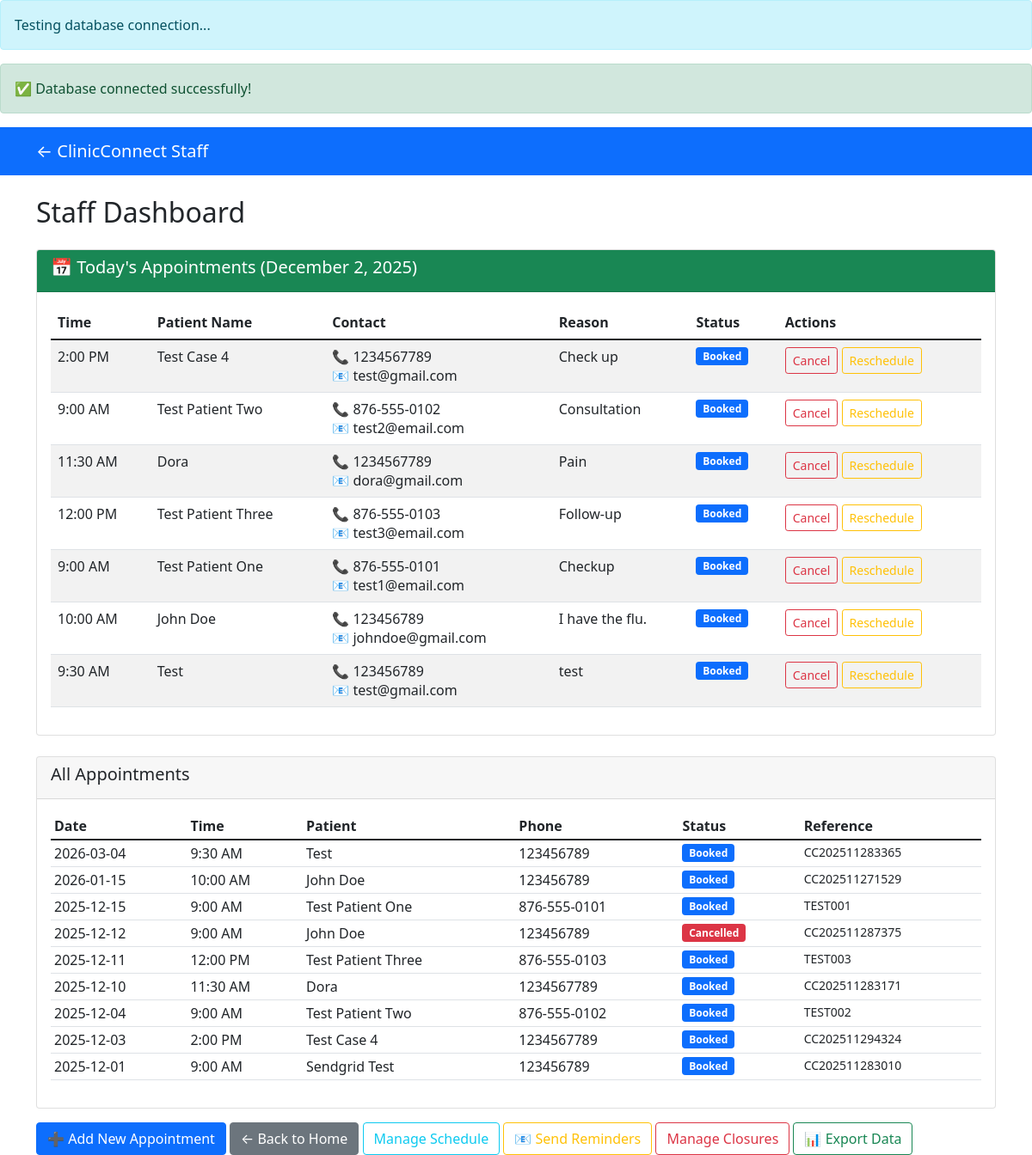
/admindashboard/index.php, run on an earlier commit of the app's database.
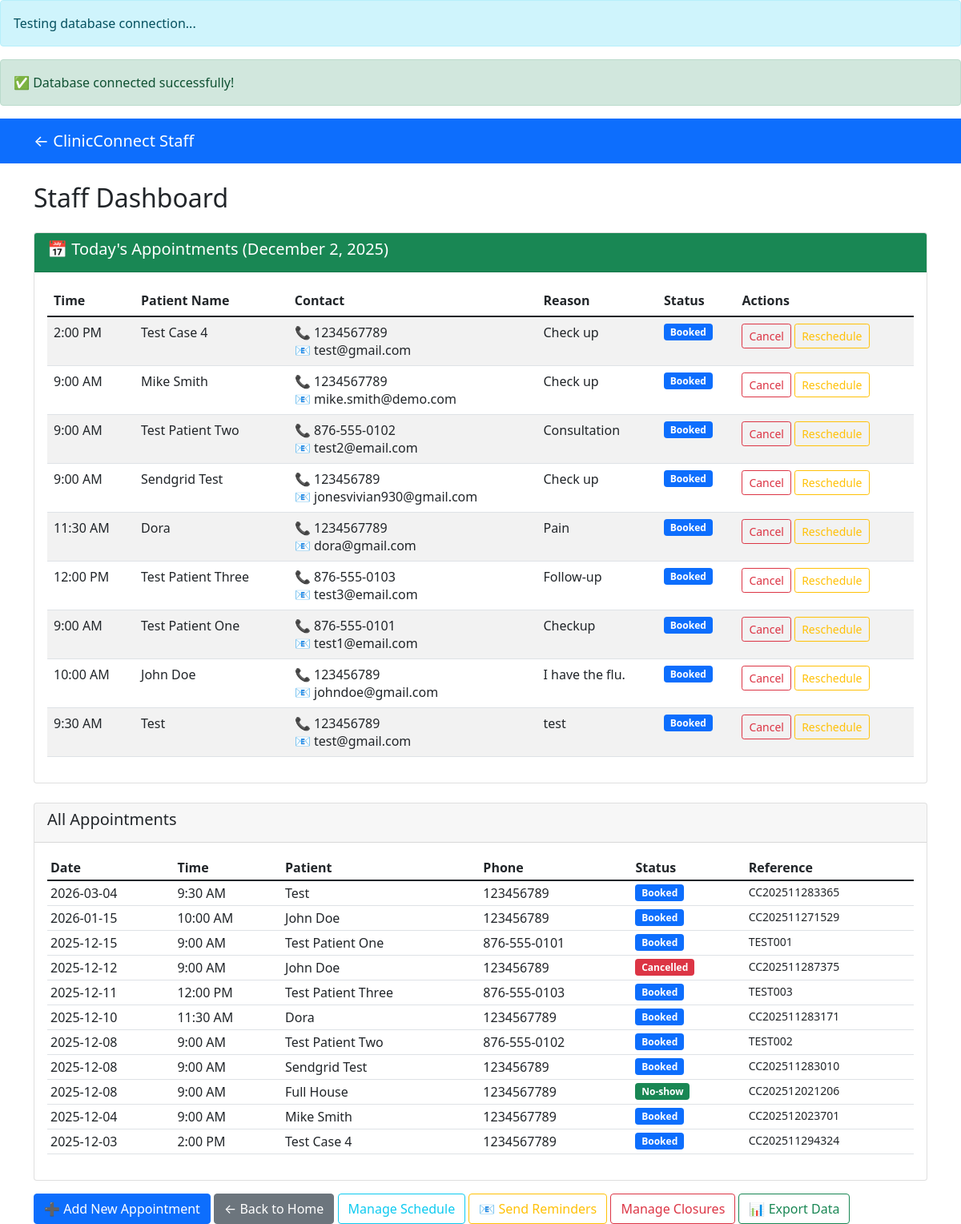
And on a later commit of the database.
### tables this page shows
CREATE TABLE `appointments` (
  `id` int(11) NOT NULL,
  `patient_name` varchar(255) NOT NULL,
  `patient_email` varchar(255) DEFAULT NULL,
  `patient_phone` varchar(20) DEFAULT NULL,
  `appointment_date` date NOT NULL,
  `appointment_time` time NOT NULL,
  `reason` text DEFAULT NULL,
  `status` varchar(20) DEFAULT 'booked',
  `booking_reference` varchar(50) DEFAULT NULL,
  `created_at` timestamp NOT NULL DEFAULT current_timestamp(),
  `reminder_sent` tinyint(1) DEFAULT 0,
  `reminder_sent_at` datetime DEFAULT NULL
);

### admindashboard/index.php (the view, shortened to what this page needs)
<?php
include '../includes/config.php';
$stmt = $pdo->prepare("SELECT * FROM appointments WHERE appointment_date >= CURDATE() AND status = 'booked' ORDER BY appointment_date, appointment_time");
$stmt->execute();
$appointments = $stmt->fetchAll();
$stmt_all = $pdo->prepare("SELECT * FROM appointments ORDER BY appointment_date DESC, appointment_time DESC");
$stmt_all->execute();
$all_appointments = $stmt_all->fetchAll();
?>
<!DOCTYPE html>
<html lang="en">
<head>
    <link href="https://cdn.jsdelivr.net/npm/bootstrap@5.1.3/dist/css/bootstrap.min.css" rel="stylesheet">
</head>
<body>
    <nav class="navbar navbar-expand-lg navbar-dark bg-primary">
        <div class="container">
            <a class="navbar-brand" href="../index.php">← ClinicConnect Staff</a>
        </div>
    </nav>
    <div class="container mt-4">
        <h2>Staff Dashboard</h2>
        <div class="card mt-4">
            <div class="card-header bg-success text-white">
                <h5>📅 Today's Appointments (<?= date('F j, Y'); ?>)</h5>
            </div>
            <div class="card-body">
                <?php if (count($appointments) > 0): ?>
                    <div class="table-responsive">
                        <table class="table table-striped">
                            <thead>
                                <tr>
                                    <th>Time</th>
                                    <th>Patient Name</th>
                                    <th>Contact</th>
                                    <th>Reason</th>
                                    <th>Status</th>
                                    <th>Actions</th>
                                </tr>
                            </thead>
                            <tbody>
                                <?php foreach ($appointments as $appt): ?>
                                <tr>
                                    <td><?= date('g:i A', strtotime($appt['appointment_time'])); ?></td>
                                    <td><?= htmlspecialchars($appt['patient_name']); ?></td>
                                    <td>
                                        📞 <?= htmlspecialchars($appt['patient_phone']); ?><br>
                                        📧 <?= htmlspecialchars($appt['patient_email']); ?>
                                    </td>
                                    <td><?= htmlspecialchars($appt['reason']); ?></td>
                                    <td>
                                        <span class="badge bg-<?=
                                            $appt['status'] == 'booked' ? 'primary' :
                                            ($appt['status'] == 'cancelled' ? 'danger' : 'success')
                                        ?>">
                                            <?= ucfirst($appt['status']); ?>
                                        </span>
                                    </td>
                                    <td>
                                        <?php if ($appt['status'] == 'booked'): ?>
                                            <a href="cancel.php?id=<?= $appt['id']; ?>" class="btn btn-sm btn-outline-danger" onclick="return confirm('Cancel this appointment?')">Cancel</a>
                                            <a href="../booking/index.php?reschedule=<?= $appt['booking_reference']; ?>" class="btn btn-sm btn-outline-warning">Reschedule</a>
                                        <?php else: ?>
                                            <span class="text-muted">No actions</span>
                                        <?php endif; ?>
                                    </td>
                                </tr>
                                <?php endforeach; ?>
                            </tbody>
                        </table>
                    </div>
                <?php else: ?>
                    <p class="text-muted">No appointments scheduled for today.</p>
                <?php endif; ?>
            </div>
        </div>
        <div class="card mt-4">
            <div class="card-header">
                <h5>All Appointments</h5>
            </div>
            <div class="card-body">
                <div class="table-responsive">
                    <table class="table table-sm">
                        <thead>
                            <tr>
                                <th>Date</th>
                                <th>Time</th>
                                <th>Patient</th>
                                <th>Phone</th>
                                <th>Status</th>
                                <th>Reference</th>
                            </tr>
                        </thead>
                        <tbody>
                            <?php foreach ($all_appointments as $appt): ?>
                            <tr>
                                <td><?= $appt['appointment_date']; ?></td>
                                <td><?= date('g:i A', strtotime($appt['appointment_time'])); ?></td>
                                <td><?= htmlspecialchars($appt['patient_name']); ?></td>
                                <td><?= htmlspecialchars($appt['patient_phone']); ?></td>
                                <td>
                                    <span class="badge bg-<?=
                                        $appt['status'] == 'booked' ? 'primary' :
                                        ($appt['status'] == 'cancelled' ? 'danger' : 'success')
                                    ?>">
                                        <?= ucfirst($appt['status']); ?>
                                    </span>
                                </td>
                                <td><small><?= $appt['booking_reference']; ?></small></td>
                            </tr>
                            <?php endforeach; ?>
                        </tbody>
                    </table>
                </div>
            </div>
        </div>
        <div class="mt-3">
            <a href="../booking/" class="btn btn-primary">➕ Add New Appointment</a>
            <a href="../index.php" class="btn btn-secondary">← Back to Home</a>
            <a href="schedule.php" class="btn btn-outline-info"> Manage Schedule</a>
            <a href="reminders.php" class="btn btn-outline-warning">📧 Send Reminders</a>
            <a href="closures.php" class="btn btn-outline-danger"> Manage Closures</a>
            <a href="export.php" class="btn btn-outline-success">📊 Export Data</a>
        </div>
    </div>
</body>
</html>

### includes/config.php (shortened to what this page needs)
<?php
echo "<div class='alert alert-info'>Testing database connection...</div>";
try {
    echo "<div class='alert alert-success'>✅ Database connected successfully!</div>";
} catch(PDOException $e) {
    echo "<div class='alert alert-danger'>❌ Database connection failed: " . $e->getMessage() . "</div>";
    echo "<div class='alert alert-warning'>Troubleshooting tips:";
    echo "<ul>";
    echo "<li>Make sure MySQL is running in XAMPP</li>";
    echo "<li>Make sure database 'clinicconnect' exists</li>";
    echo "<li>Check if password is needed (try 'root' as password)</li>";
    echo "</ul></div>";
}
?>

What changed in the data, as far as the page shows it:
added appointments: appointment_time "9:00 AM", patient_name "Mike Smith", patient_phone "1234567789", patient_email "mike.smith@demo.com", reason "Check up", status "Booked", appointment_date "2025-12-04", booking_reference "CC202512023701"
changed appointments "Test Patient Two": appointment_date "2025-12-04" → "2025-12-08"
now on one of the page's lists (row edited): appointments: appointment_time "9:00 AM", patient_name "Sendgrid Test", patient_phone "123456789", patient_email "jonesvivian930@gmail.com", reason "Check up", status "Booked"
changed appointments "Sendgrid Test": appointment_date "2025-12-01" → "2025-12-08"; moves up the list
added appointments: appointment_date "2025-12-08", appointment_time "9:00 AM", patient_name "Full House", patient_phone "1234567789", status "No-show", booking_reference "CC202512021206", shown under "All Appointments"
